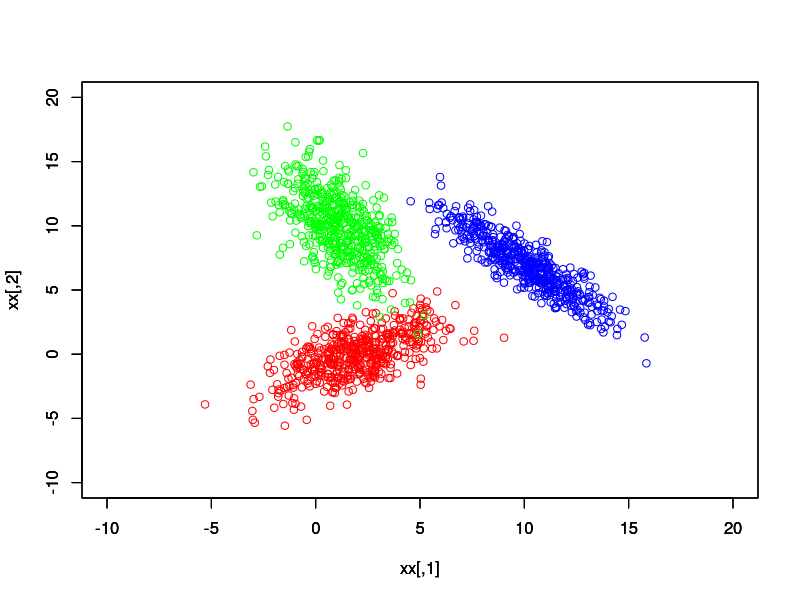

This chart was generated by the following R code: (Note: this script raises an error after producing the figure.)
rm(list=ls())

# let us generate data
labelsNr<-3
labelsJ<-1:1:labelsNr
labelsI<-1:1:500

sigma1<-matrix(c(4,2,2,3),ncol=2)
sigma2<-matrix(c(2,-2,-2,6),ncol=2)
sigma3<-matrix(c(4,-4,-4,5),ncol=2)
mean1=c(2,0)
mean2=c(1,10)
mean3=c(10,7)
#Sigmas=data.frame(sigma1,sigma2,sigma3)
Sigmas=list(sigma1,sigma2,sigma3)
Means=list(mean1,mean2,mean3)
x<-matrix(,1500,3)
library(mvtnorm)



for (j in seq(along=labelsJ)){
  sigma=Sigmas[[j]]
  mean=Means[[j]]
  xx <- rmvnorm(n=500, mean=mean, sigma=sigma) #multivariate normal distribution
  a<-switch(j,"red","green","blue");
  plot(xx,col=a,type="p",xlim=c(-10,20),ylim=c(-10,20))
  par(new=TRUE)
  for (i in seq(along=labelsI)){
    x[(j-1)*500+i,1:2]=xx[i,]
    x[(j-1)*500+i,3]=j
  }
}

x <- x[,1:2] # the data we used was initially prepared for the classification example please remove third column 

save(x,file="C:/Users/Daiy/Desktop/iti8730-data_mining/kdata.RData")


